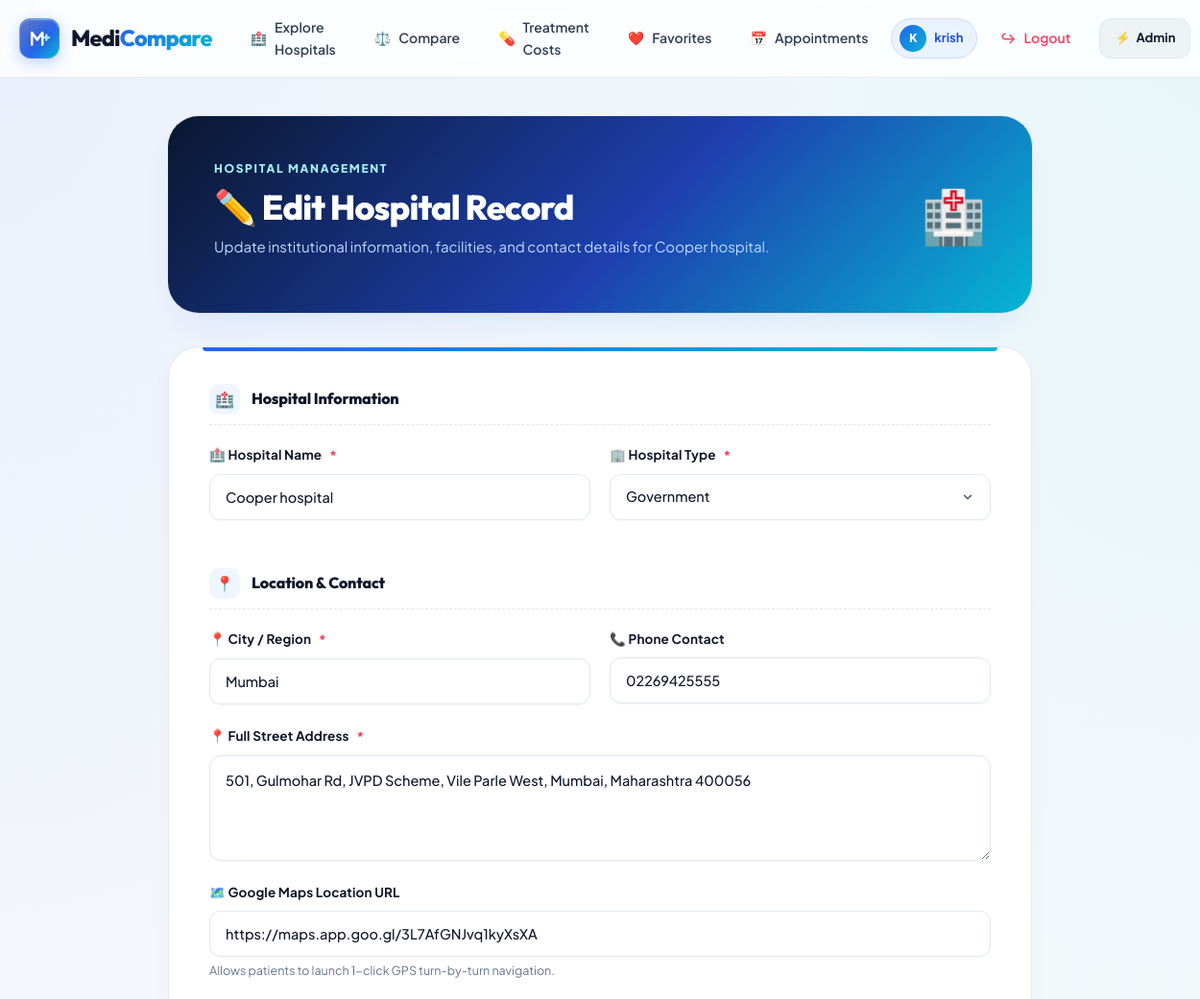
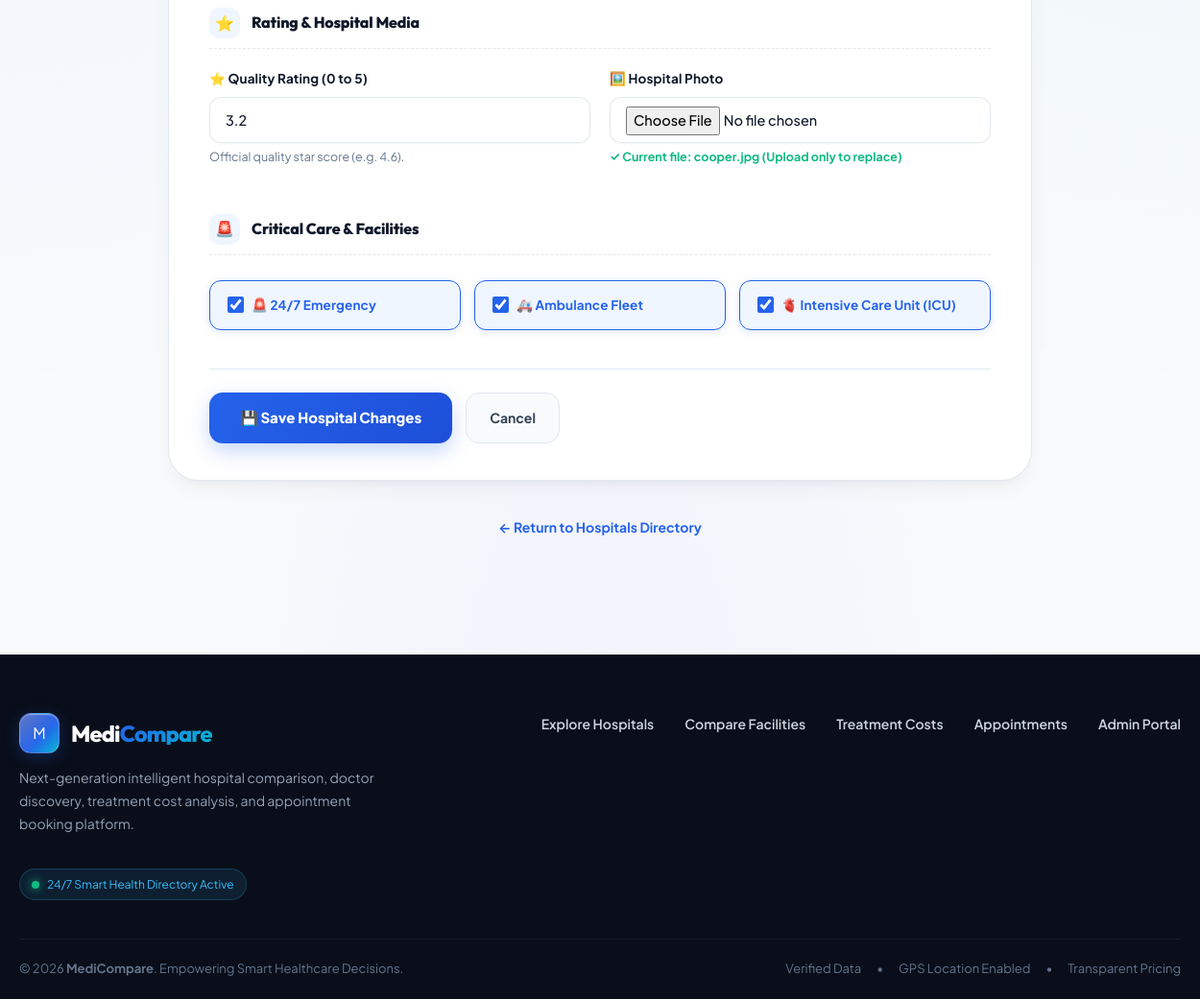
Page /admin/edit-hospital/8 (signed in) on the committed database (2 pictures, top to bottom).
### tables this page shows
CREATE TABLE users(
    id INTEGER PRIMARY KEY AUTOINCREMENT,
    full_name TEXT NOT NULL,
    email TEXT UNIQUE NOT NULL,
    password TEXT NOT NULL,
    role TEXT DEFAULT 'user'
, google_id TEXT, profile_picture TEXT, auth_provider TEXT DEFAULT 'local');

CREATE TABLE hospitals (
    id INTEGER PRIMARY KEY AUTOINCREMENT,
    hospital_name TEXT NOT NULL,
    city TEXT,
    address TEXT,
    phone TEXT,
    hospital_type TEXT,
    rating REAL,
    emergency INTEGER,
    ambulance INTEGER,
    icu INTEGER
, map_link TEXT, image TEXT);

### app.py (the view, shortened to what this page needs)
@app.route(
    "/admin/edit-hospital/<int:id>",
    methods=["GET", "POST"]
)
def edit_hospital(id):
    access_check = admin_required()
    if access_check:
        return access_check
    conn = get_connection()
    cursor = conn.cursor()
    cursor.execute("""
        SELECT *
        FROM hospitals
        WHERE id=?
    """, (id,))
    hospital = cursor.fetchone()
    conn.close()
    return render_template(
        "admin/edit_hospital.html",
        hospital=hospital
    )

### app.py (called while the page is built, shortened)
def admin_required():
    if "user_id" not in session:
        flash("Admin access required.", "danger")
        return redirect("/login")
    conn = get_connection()
    cursor = conn.cursor()
    cursor.execute("""
        SELECT id, role, email
        FROM users
        WHERE id=?
    """, (session["user_id"],))
    user = cursor.fetchone()
    conn.close()
    if not user or not user["email"] or user["email"].strip().lower() != ADMIN_EMAIL.lower():
        flash("Admin access required.", "danger")
        return redirect("/")
    return None

@app.context_processor
def inject_admin_status():
    is_admin = False
    if "user_id" in session:
        user_email = session.get("user_email")
        if user_email:
            is_admin = (user_email.strip().lower() == ADMIN_EMAIL.lower())
    return dict(is_admin=is_admin)

### database/db.py (called while the page is built)
def get_connection():
    connection = sqlite3.connect(DATABASE_NAME)
    connection.row_factory = sqlite3.Row
    return connection

### templates/admin/edit_hospital.html (shortened to what this page needs)
{% extends "base.html" %}
{% block content %}
<div class="admin-dashboard" style="max-width: 900px; margin: 0 auto;">
    <section class="admin-hero" style="background: linear-gradient(135deg, #09172e 0%, #1e40af 55%, #06b6d4 100%);">
        <div>
            <span class="eyebrow" style="color: #a5f3fc;">HOSPITAL MANAGEMENT</span>
            <h1>✏️ Edit Hospital Record</h1>
            <p>Update institutional information, facilities, and contact details for {{ hospital.hospital_name }}.</p>
        </div>
        <div class="admin-hero-icon">🏥</div>
    </section>
    <div class="details-card">
        <form
            method="POST"
            action="{{ url_for('edit_hospital', id=hospital.id) }}"
            enctype="multipart/form-data"
            class="admin-form"
        >
            <div class="form-section-divider" style="margin-top: 0;">
                <span class="icon">🏥</span>
                <div>
                    <h3>Hospital Information</h3>
                </div>
            </div>
            <div class="form-grid-2">
                <div class="form-group">
                    <label for="hospital_name">
                        🏥 Hospital Name <span class="req">*</span>
                    </label>
                    <input
                        type="text"
                        id="hospital_name"
                        name="hospital_name"
                        value="{{ hospital.hospital_name or '' }}"
                        placeholder="e.g. Holy Spirit Hospital"
                        required
                    >
                </div>
                <div class="form-group">
                    <label for="hospital_type">
                        🏢 Hospital Type <span class="req">*</span>
                    </label>
                    <select id="hospital_type" name="hospital_type" required>
                        <option value="Government" {% if hospital.hospital_type == 'Government' %}selected{% endif %}>Government</option>
                    </select>
                </div>
            </div>
            <div class="form-section-divider">
                <span class="icon">📍</span>
                <div>
                    <h3>Location &amp; Contact</h3>
                </div>
            </div>
            <div class="form-grid-2">
                <div class="form-group">
                    <label for="city">
                        📍 City / Region <span class="req">*</span>
                    </label>
                    <input
                        type="text"
                        id="city"
                        name="city"
                        value="{{ hospital.city or '' }}"
                        placeholder="e.g. Mumbai, Andheri East"
                        required
                    >
                </div>
                <div class="form-group">
                    <label for="phone">
                        📞 Phone Contact
                    </label>
                    <input
                        type="tel"
                        id="phone"
                        name="phone"
                        value="{{ hospital.phone or '' }}"
                        placeholder="e.g. +91 22 2824 8500"
                    >
                </div>
            </div>
            <div class="form-group">
                <label for="address">
                    📍 Full Street Address <span class="req">*</span>
                </label>
                <textarea
                    id="address"
                    name="address"
                    rows="3"
                    placeholder="Enter street address, landmark, and postal code..."
                    required
                >{{ hospital.address or '' }}</textarea>
            </div>
            <div class="form-group">
                <label for="map_link">
                    🗺️ Google Maps Location URL
                </label>
                <input
                    type="url"
                    id="map_link"
                    name="map_link"
                    value="{{ hospital.map_link or '' }}"
                    placeholder="https://maps.google.com/..."
                >
                <small>Allows patients to launch 1-click GPS turn-by-turn navigation.</small>
            </div>
            <div class="form-section-divider">
                <span class="icon">⭐</span>
                <div>
                    <h3>Rating &amp; Hospital Media</h3>
                </div>
            </div>
            <div class="form-grid-2">
                <div class="form-group">
                    <label for="rating">
                        ⭐ Quality Rating (0 to 5)
                    </label>
                    <input
                        type="number"
                        id="rating"
                        name="rating"
                        min="0"
                        max="5"
                        step="0.1"
                        value="{{ hospital.rating or 0 }}"
                    >
                    <small>Official quality star score (e.g. 4.6).</small>
                </div>
                <div class="form-group">
                    <label for="image">
                        🖼️ Hospital Photo
                    </label>
                    <input
                        type="file"
                        id="image"
                        name="image"
                        accept="image/*"
                        style="padding-top: 9px;"
                    >
                    {% if hospital.image %}
                        <small style="color: var(--emerald); font-weight: 700;">
                            ✓ Current file: {{ hospital.image }} (Upload only to replace)
                        </small>
                    {% else %}
                        <small>Upload JPG, PNG or WebP image.</small>
                    {% endif %}
                </div>
            </div>
            <div class="form-section-divider">
                <span class="icon">🚨</span>
                <div>
                    <h3>Critical Care &amp; Facilities</h3>
                </div>
            </div>
            <div class="form-group">
                <div class="days-selection-grid" style="gap: 14px;">
                    <label class="day-pill-label" style="flex: 1; min-width: 200px; padding: 14px 18px;">
                        <input
                            type="checkbox"
                            name="emergency"
                            value="1"
                            {% if hospital.emergency %}checked{% endif %}
                        >
                        <span>🚨 24/7 Emergency</span>
                    </label>
                    <label class="day-pill-label" style="flex: 1; min-width: 200px; padding: 14px 18px;">
                        <input
                            type="checkbox"
                            name="ambulance"
                            value="1"
                            {% if hospital.ambulance %}checked{% endif %}
                        >
                        <span>🚑 Ambulance Fleet</span>
                    </label>
                    <label class="day-pill-label" style="flex: 1; min-width: 200px; padding: 14px 18px;">
                        <input
                            type="checkbox"
                            name="icu"
                            value="1"
                            {% if hospital.icu %}checked{% endif %}
                        >
                        <span>🫀 Intensive Care Unit (ICU)</span>
                    </label>
                </div>
            </div>
            <div class="admin-form-actions">
                <button type="submit" class="btn-save-action">
                    💾 Save Hospital Changes
                </button>
                <a href="{{ url_for('hospitals') }}" class="btn-cancel-action">
                    Cancel
                </a>
            </div>
        </form>
    </div>
    <div style="text-align: center; margin-bottom: 40px;">
        <a href="{{ url_for('hospitals') }}" style="color: var(--primary); font-weight: 700; font-size: 14px; text-decoration: none;">
            ← Return to Hospitals Directory
        </a>
    </div>
</div>
{% endblock %}

### templates/base.html (shortened to what this page needs)
<!DOCTYPE html>
<html lang="en">
<head>
    <link href="https://cdn.jsdelivr.net/npm/bootstrap@5.3.3/dist/css/bootstrap.min.css" rel="stylesheet">
    <link rel="stylesheet" href="{{ url_for('static', filename='css/style.css') }}">
</head>
<body>
    <header class="site-header" id="siteHeader">
        <div class="nav-shell">
            <a class="brand" href="/" aria-label="MediCompare Home">
                <span class="brand-mark">
                </span>
                <span class="brand-text">
                    Medi<span>Compare</span>
                </span>
            </a>
            <nav class="main-nav" id="mainNav">
                <a href="/" class="nav-item">
                    <span>🏥</span> Explore Hospitals
                </a>
                <a href="/compare" class="nav-item">
                    <span>⚖️</span> Compare
                </a>
                <a href="/service-comparison" class="nav-item">
                    <span>💊</span> Treatment Costs
                </a>
                {% if user_name or session.get('user_name') %}
                    {% set current_user_name = user_name or session.get('user_name') %}
                    <a href="/favorites" class="nav-item">
                        <span>❤️</span> Favorites
                    </a>
                    <a href="/my-appointments" class="nav-item">
                        <span>📅</span> Appointments
                    </a>
                    <a href="/profile" class="nav-user-chip">
                        <span class="user-avatar-mini">{{ current_user_name[0]|upper }}</span>
                        <span>{{ current_user_name }}</span>
                    </a>
                    <a href="/logout" class="nav-item nav-logout" title="Sign Out">
                        <span>↪</span> Logout
                    </a>
                {% endif %}
                {% if is_admin %}
                <a href="/admin/dashboard" class="nav-admin" title="Admin Portal">
                    <span>⚡</span> Admin
                </a>
                {% endif %}
            </nav>
        </div>
    </header>
    <main class="page-main">
        {% block content %}
        {% endblock %}
    </main>
    <footer class="site-footer">
        <div class="footer-shell">
            <div>
                <a class="brand footer-brand" href="/">
                    <span class="brand-mark">M</span>
                    <span class="brand-text">
                        Medi<span>Compare</span>
                    </span>
                </a>
                <p>
                    Next-generation intelligent hospital comparison, doctor discovery,
                    treatment cost analysis, and appointment booking platform.
                </p>
                <div style="margin-top: 18px; display: inline-flex; align-items: center; gap: 8px; font-size: 12px; color: #38bdf8; background: rgba(56, 189, 248, 0.1); padding: 6px 12px; border-radius: 999px; border: 1px solid rgba(56, 189, 248, 0.2);">
                    <span class="pulse-dot"></span> 24/7 Smart Health Directory Active
                </div>
            </div>
            <div class="footer-links">
                <a href="/">Explore Hospitals</a>
                <a href="/compare">Compare Facilities</a>
                <a href="/service-comparison">Treatment Costs</a>
                <a href="/my-appointments">Appointments</a>
                {% if is_admin %}
                <a href="/admin/dashboard">Admin Portal</a>
                {% endif %}
            </div>
        </div>
        <div class="footer-bottom">
            <div>
                &copy; 2026 <strong>MediCompare</strong>. Empowering Smart Healthcare Decisions.
            </div>
            <div style="display: flex; gap: 16px;">
                <span>Verified Data</span>
                <span>•</span>
                <span>GPS Location Enabled</span>
                <span>•</span>
                <span>Transparent Pricing</span>
            </div>
        </div>
    </footer>
</body>
</html>

### rows in the picture
users: full_name "krish"
hospitals: hospital_name "Cooper hospital", hospital_type "Government", city "Mumbai", phone "02269425555", address "501, Gulmohar Rd, JVPD Scheme, Vile Parle West, Mumbai, Maharashtra 400056", map_link "https://maps.app.goo.gl/3L7AfGNJvq1kyXsXA", rating "3.2", image "cooper.jpg", emergency "☑", ambulance "☑", icu "☑"

### other values in the picture
{{ current_user_name[0]|upper }} "K"
